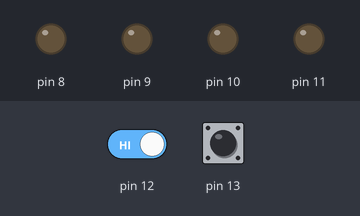
A sketch run on a simulated Arduino Uno, built with avr-gcc and run on an emulated ATmega328P. Shown: output pins drawn as LEDs (lit = HIGH). Inputs (shaded band) come from the test bench; at power-on: pin 12 HIGH, pin 13 HIGH.

Above: at 0.8 s.
0.9 s: pin 12 driven LOW
At 1.27 s:
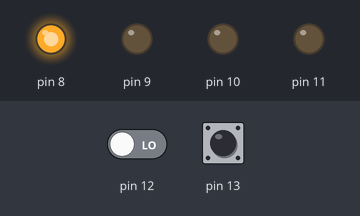
At 2.5 s:
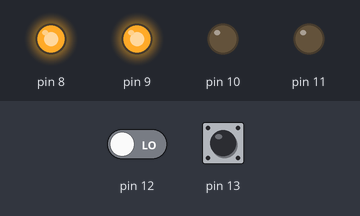
Timing chart, 0 to 4.0 s (numbered marks = the images above; inputs shaded):
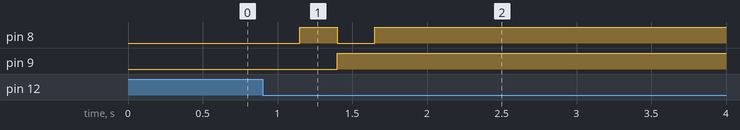

The sketch:

Statemachinecounter.ino
```cpp
#define F_CPU 8000000UL
#include <avr/io.h>
#include <stdio.h>

#include <util/delay.h>


enum State
{
  S_ZERO,
  S_ONE,
  S_TWO,
  S_THREE
  };

enum Event
{
  E_COUNT_U,
  E_COUNT_D
  };
  int state;
  int event;

int countupdown(int state);
int main(void)
{


  DDRB = 0b00001111; //Setting port 0-3 as outputs
  PORTB = 0b00000000;
  int countupdown(int state);

  state = S_ZERO;

    while (1)
    {
      if(state == S_ZERO){
        PORTB = 0b00000000;

      }
      else if(state == S_ONE){
      PORTB = 0b00000001;}


    else if(state == S_TWO){
      PORTB = 0b00000010;}


    else if(state == S_THREE){
      PORTB = 0b00000011;}

if(digitalRead(12)!= true && state <= 3)
  {_delay_ms(250);
    state = state+1;}

else if(digitalRead(13) != true && state >= 0){
  _delay_ms(250);
  state = state-1;
  }

    }
}


/***************************************************************************
 */
```

Measured:
- after the input at 0.9 s, pin 8: LOW → HIGH after 0.25 s, → LOW 0.25 s later, → HIGH 0.25 s later; pin 9: LOW → HIGH after 0.50 s
